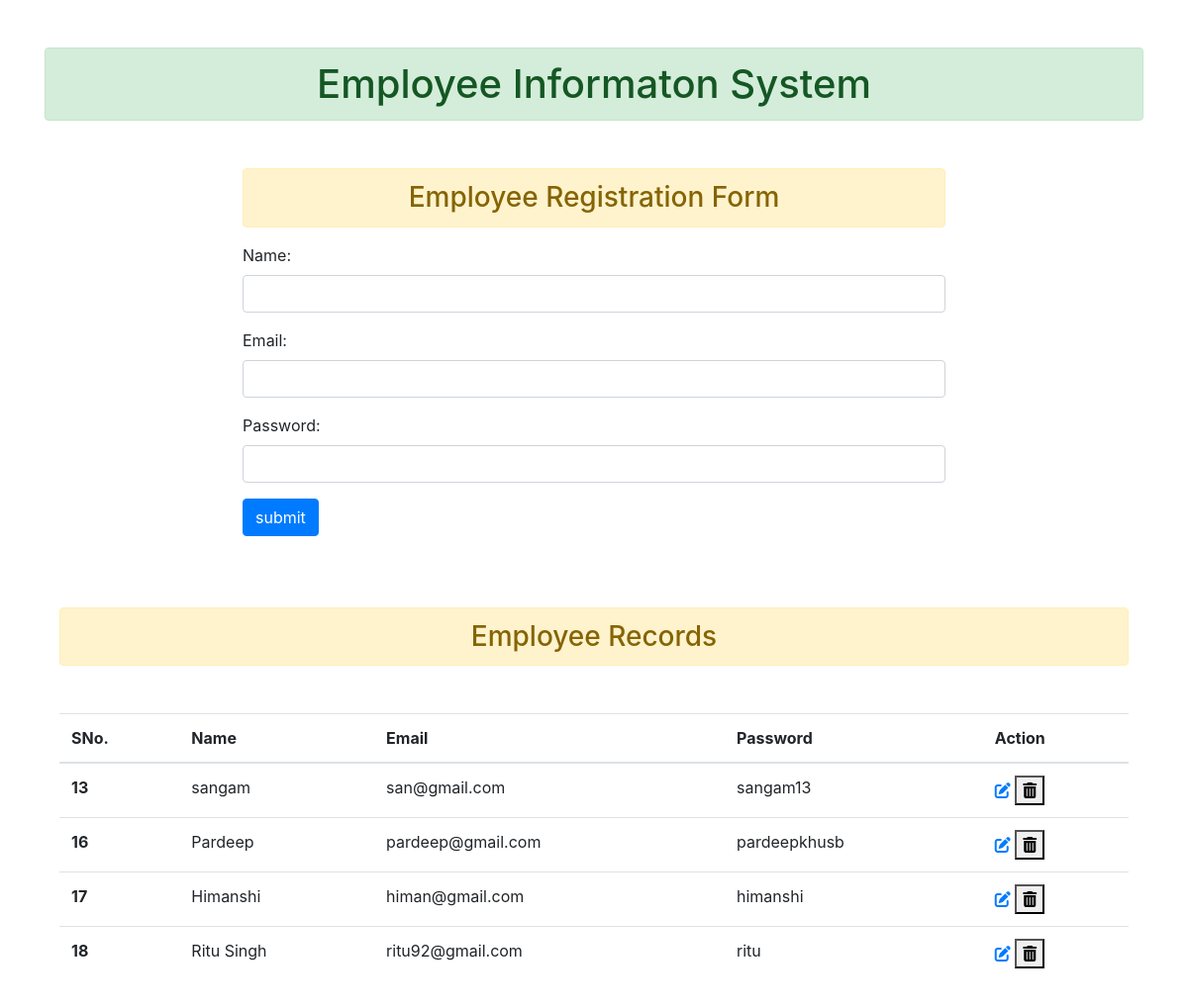
The page / on the database its author committed.
### app1/models.py (models this page shows, shortened)
class Employee(models.Model):
    name=models.CharField(max_length=25, null=True)
    email=models.EmailField(max_length=60, null=True)
    password=models.CharField(max_length=12, null=True)

### app1/views.py (the view)
# urls.py: 2. Add a URL to urlpatterns:  path('', Home.as_view(), name='home')
def Home(request):
    form=EmployeeForm()
    if request.method=='POST':
        form=EmployeeForm(request.POST)
        form.save()
        form=EmployeeForm()
    data = Employee.objects.all()
    context={
        'form':form,
        'data':data,
    }
    return render(request, 'index.html', context)

### app1/forms.py
class EmployeeForm(ModelForm):
    class Meta:
        model= Employee
        fields = '__all__'
        widgets={
            'name' :forms.TextInput(attrs={'class':'form-control'}),
            'email' :forms.TextInput(attrs={'class':'form-control'}),
            'password' :forms.PasswordInput(attrs={'class':'form-control'},render_value=True)
        }

### templates/index.html (shortened to what this page needs)
{% extends 'base.html' %}
{% block content %}
<div class="container">
    <div class="row">
    <div class="col col-8 offset-2">
            <h3 class="alert alert-warning text-center">Employee Registration Form</h3>
    <form method='post'>
                {{form.as_p}}
        <input type="submit" value="submit" class="btn btn-primary">
    </form>
   </div>
    </div>
<br><br><br>
<h3 class="alert alert-warning text-center">Employee Records</h3>
<table class="table my-5">
    <thead>
      <tr>
        <th scope="col">SNo.</th>
        <th scope="col">Name</th>
        <th scope="col">Email</th>
        <th scope="col">Password</th>
        <th scope="col">Action</th>
      </tr>
    </thead>
    <tbody>
    {% for i in data %}
      <tr>
        <th scope="row">{{i.id}}</th>
        <td>{{i.name}}</td>
        <td>{{i.email}}</td>
        <td>{{i.password}}</td>
        <td>
            <a href="{% url 'update' i.id %}">
                <i class="fa-solid fa-pen-to-square"></i>
            </a>
            <form Action="{% url 'delete' i.id %}" method="POST" class="d-inline">
                <button type="submit">
                    <i class="fa-solid fa-trash-can"></i>
                </button>
            </form>
        </td>
      </tr>
      {% endfor %}
    </tbody>
  </table>
</div>
{% endblock content %}

### templates/base.html (shortened to what this page needs)
<!doctype html>
<html lang="en">
  <head>
    <link rel="stylesheet" href="https://cdn.jsdelivr.net/npm/bootstrap@4.0.0/dist/css/bootstrap.min.css">
  </head>
  <body>
    <div class="container">
      <h1 class="alert alert-success my-5 text-center">Employee Informaton System</h1>
     {% block content %}
    {% endblock content %}
    </div>
  </body>
</html>

### rows shown on the page
Employee: id "13", name "sangam", email "san@gmail.com", password "sangam13"
Employee: id "16", name "Pardeep", email "pardeep@gmail.com", password "pardeepkhusb"
Employee: id "17", name "Himanshi", email "himan@gmail.com", password "himanshi"
Employee: id "18", name "Ritu Singh", email "ritu92@gmail.com", password "ritu"
